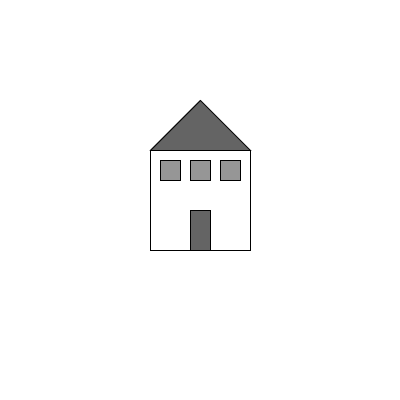
Frame 1 (no input)
Frame 60 (the mouse pressed at the canvas centre just before this capture): identical to frame 1, image omitted
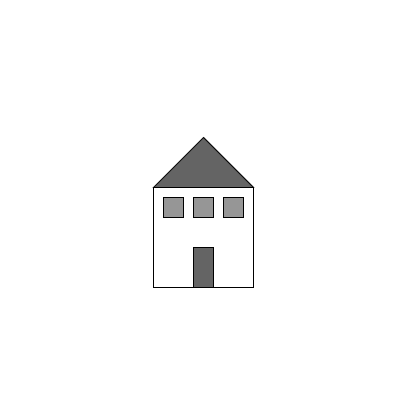
Frame 120 (the mouse held since frame 60 and released just before this capture)

The Processing sketch that drew these frames (run headless with seeded random() and noise(); from frame 60 on, the mouse is pressed at the canvas centre):

// Processing sketch: house_object
// ── house_object.pde
//house object
House house;
color c;

void setup() {
  size(400, 400); 
  background(255);
  house = new House(150, 150, 20, 20, 100);
  smooth(2);
}

void draw() {
  background(255);
  noFill(); 
  c = color(150); 
  // mouseX position determines speed factor for houseQuake function
  float factor = constrain(mouseX/10, 0, 5);
  // The functions are given arguments, such 
  // as "houseQuake by the following factor"
  // and "draw house with the following color."
  house.houseQuake(factor);
  house.drawHouse(c);
}
// ── House.pde
//All classes must include four elements: name, data, constructor, and methods.
// Define a class name outside of setup and draw.
// pecified by “class WhateverNameYouChoose” Class names are traditionally
//capitalized (to distinguish them from variable names, which traditionally are lowercase).

class House {
  //house variables
  float x, y, w, h, houseD;

  //house constructor
  House(float tempX, float tempY, float tempW, float tempH, float tempHouseD) {
    x = tempX;
    y = tempY;
    w =tempW;
    h = tempH;
    houseD = tempHouseD;
  }

  void houseQuake(float speed) {
    //change x and y randomly
    x = x + random(-1, 1)*speed;
    y = y + random(-1, 1)*speed;
    // Constrain house to window
    x = constrain(x, 0, width);
    y = constrain(y, 0, height);
  }

  void drawHouse(color windowColor) {
    //house
    rect(x, y, houseD, houseD);
    //windows
    fill(windowColor); 
    for (float i = x+10; i < x+houseD; i = i+30) {
      stroke(0); 
      rect(i, y+10, w, h);
    }
    fill(100);
    //roof
    triangle(x, y, x+houseD/2, y-houseD/2, x+houseD, y);
    //door 
    rect(x+40, y+60, w, h*2);
  }
}
